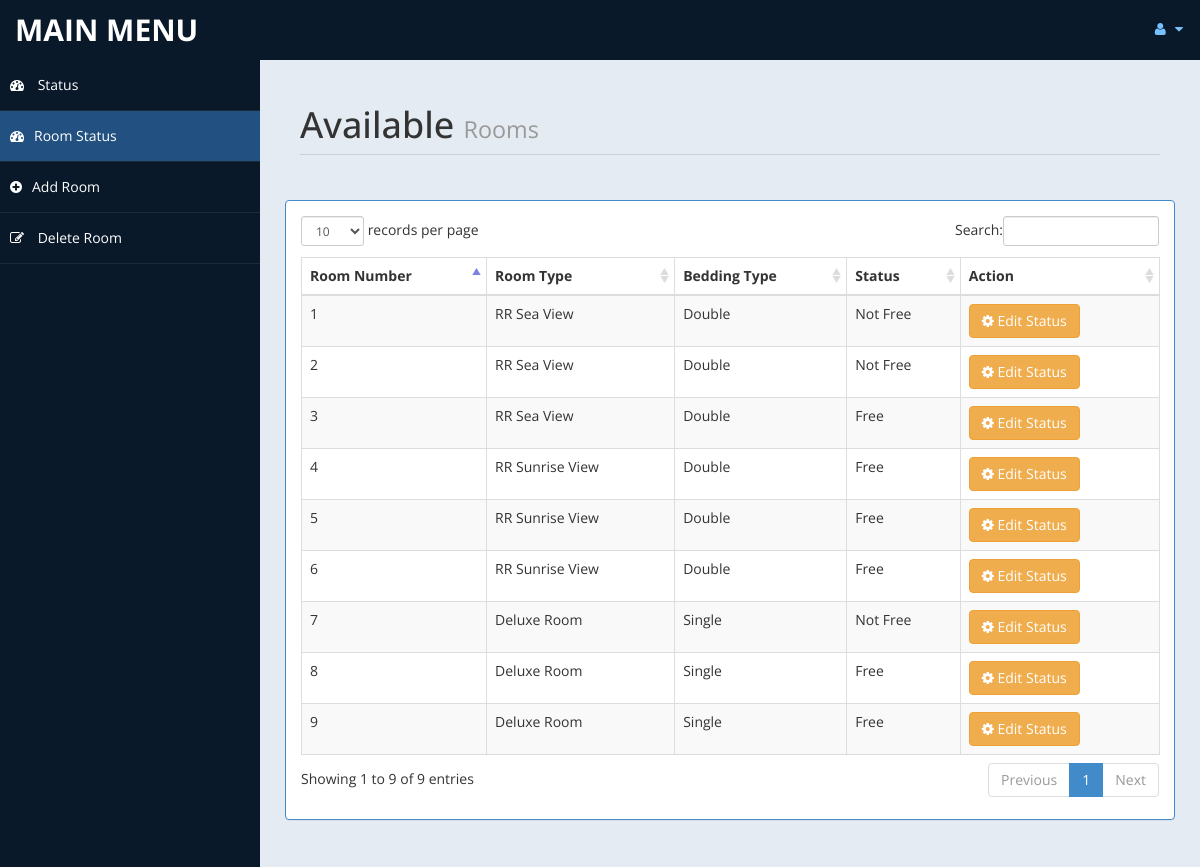
The app's page /admin/room.php (signed in) with its own data.
### tables this page shows
CREATE TABLE `room` (
  `id_room` int(10) NOT NULL,
  `type` varchar(15) DEFAULT NULL,
  `bedding` varchar(10) DEFAULT NULL,
  `place` varchar(10) DEFAULT NULL,
  `no_room` int(5) NOT NULL,
  `cusid` varchar(10) DEFAULT NULL
);

### admin/room.php (the view, shortened to what this page needs)
<?php
    include("includes/db.php");
?>
<!DOCTYPE html>
<html xmlns="http://www.w3.org/1999/xhtml">
<head>
    <link href="assets/css/bootstrap.css" rel="stylesheet" />
    <link href="assets/css/font-awesome.css" rel="stylesheet" />
    <link href="assets/css/custom-styles.css" rel="stylesheet" />
    <link rel="stylesheet" href="assets/css/dataTables.bootstrap.css">
</head>
<body>
<div id="wrapper">
        <nav class="navbar navbar-default top-navbar" role="navigation">
            <div class="navbar-header">
                <a class="navbar-brand" href="home.php">MAIN MENU </a>
            </div>
            <ul class="nav navbar-top-links navbar-right">
                <li class="dropdown">
                    <a class="dropdown-toggle" data-toggle="dropdown" href="#" aria-expanded="false">
                        <i class="fa fa-user fa-fw"></i> <i class="fa fa-caret-down"></i>
                    </a>
                </li>
            </ul>
        </nav>
        <nav class="navbar-default navbar-side" role="navigation">
            <div class="sidebar-collapse">
                <ul class="nav" id="main-menu">
                    <li>
                    <a href="http://localhost/tugas_hotel/admin/home"><i class="fa fa-dashboard"></i> Status</a>
                    </li>
                    <li>
                        <a class="active-menu" href="room"><i class="fa fa-dashboard"></i>Room Status</a>
                    </li>
					<li>
                        <a  href="addroom"><i class="fa fa-plus-circle"></i>Add Room</a>
                    </li>
                    <li>
                        <a   href="roomdel"><i class="fa fa-pencil-square-o"></i> Delete Room</a>
                    </li>
            </div>
        </nav>
        <div id="page-wrapper" >
            <div id="page-inner">
			 <div class="row">
                    <div class="col-md-12">
                        <h1 class="page-header">
                           Available <small> Rooms</small>
                        </h1>
                    </div>
                </div>
            <?php
                $sql = "SELECT * FROM room";
                $re = mysqli_query($con,$sql);
            ?>
            <div class="row">
                <div class="panel panel-primary">
                    <div class="panel-body">
                        <table class="table table-bordered table-striped table-hover" id="dataTables-example">
                            <thead>
                                <tr>
                                    <th>Room Number</th>
                                    <th>Room Type</th>
                                    <th>Bedding Type</th>
                                    <th>Status</th>
                                    <th>Action</th>
                                </tr>
                            </thead>
                            <tbody>
                                <?php
                                    while($row = mysqli_fetch_assoc($re)){
                                ?>
                                <tr>
                                    <td><?php echo $row["no_room"]; ?></td>
                                    <td><?php echo $row["type"]; ?></td>
                                    <td><?php echo $row["bedding"]; ?></td>
                                    <td><?php echo $row["place"]; ?></td>
                                    <td><a href="edit_room?noroom=<?php echo $row['no_room']; ?>" class="btn btn-warning"><i class="fa fa-gear"></i> Edit Status</a></td>
                                </tr>
                                <?php } ?>
                            </tbody>
                        </table>
                    </div>
                </div>
            </div>
            </div>
        </div>
</body>
</html>

### admin/assets/css/custom-styles.css (style rules this page uses)
body { font-family: 'Open Sans', sans-serif; }
#wrapper { width: 100%; background:#09192A; }
#page-wrapper { padding: 15px 15px; min-height: 600px; background:#E5EBF2; }
#page-inner { width:100%; margin:10px 20px 10px 0px; background-color:transparent; padding:10px; min-height:1200px; }
h1, .h1, h2, .h2, h3, .h3 { margin-top: 7px; margin-bottom: -5px; }
.page-header { padding-bottom: 9px; margin: 10px 0 45px; border-bottom: 1px solid #C7D1DD; }
.top-navbar { margin:0px; }
.top-navbar .navbar-brand { color: #fff; width: 260px; text-align: left; height: 60px; font-size: 30px; font-weight: 700; text-transform: uppercase; line-height: 30px; }
.top-navbar .nav > li { position: relative; display: inline-block; }
.top-navbar .nav > li > a { position: relative; display: block; padding: 19px 15px; color: #77C0FD; }
.active-menu { background-color:#225081!important; }
.sidebar-collapse , .sidebar-collapse .nav { background:none; }
.sidebar-collapse .nav { padding:0; }
.sidebar-collapse .nav > li > a { color:#fff; background:transparent; text-shadow:none; }
.sidebar-collapse > .nav > li > a { padding:15px 10px; }
.sidebar-collapse > .nav > li { border-bottom: 1px solid rgba(107, 108, 109, 0.19); }
.navbar-side { border:none; background-color: transparent; }
.top-navbar { background:#09192A; border-bottom:none; }
.top-navbar .nav > li > a > i { margin-right: 2px; }
.navbar-default { border:0px solid black; }
.navbar-header { background: #09192A; }
.nav > li > a > i { margin-right:10px; }
@media (min-width:768px) { #page-wrapper { margin: 0 0 0 260px; padding: 15px 30px; min-height: 1200px; } }
@media (min-width:768px) { .navbar-side { z-index: 1; position: absolute; width: 260px; } }
@media (min-width:768px) { .navbar { border-radius: 0px; } }

### records on screen
room: no_room "1", type "RR Sea View", bedding "Double", place "Not Free"
room: no_room "2", type "RR Sea View", bedding "Double", place "Not Free"
room: no_room "3", type "RR Sea View", bedding "Double", place "Free"
room: no_room "4", type "RR Sunrise View", bedding "Double", place "Free"
room: no_room "5", type "RR Sunrise View", bedding "Double", place "Free"
room: no_room "6", type "RR Sunrise View", bedding "Double", place "Free"
room: no_room "7", type "Deluxe Room", bedding "Single", place "Not Free"
room: no_room "8", type "Deluxe Room", bedding "Single", place "Free"
room: no_room "9", type "Deluxe Room", bedding "Single", place "Free"
